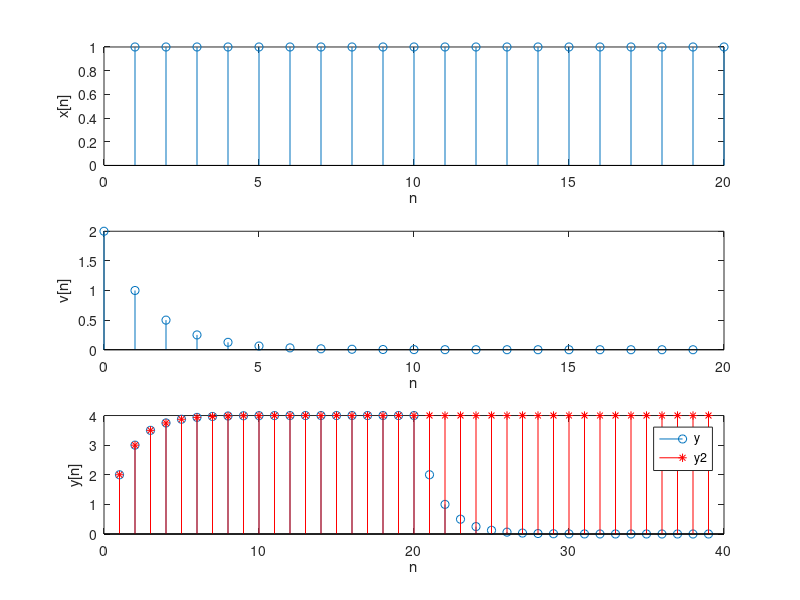

Here is the MATLAB script that generated this plot:
x = @(n)(n >= 1);
v = @(n)((0.5).^(n - 1).*(n >= 0));

sx = 1; ex = 20; dtx = sx:ex;
sv = 0; ev = 19; dtv = sv:ev;

dty = sx + sv:ex+ev;
y = conv(double(x(dtx)), v(dtv));

subplot(311);
stem(dtx, x(dtx));
xlabel('n'); ylabel('x[n]');

subplot(312)
stem(dtv, v(dtv));
xlabel('n'); ylabel('v[n]');

subplot(313)
stem(dty, y(1:length(dty))); hold on;

y2 = (4 - ((0.5).^(dty - 2))).*(dty >= 1);
stem(dty, y2, '*r');
xlabel('n'); ylabel('y[n]');
legend('y', 'y2');
